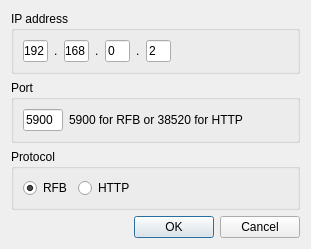
<?xml version="1.0" encoding="UTF-8"?>
<ui version="4.0">
 <class>Dialog</class>
 <widget class="QDialog" name="Dialog">
  <property name="geometry">
   <rect>
    <x>0</x>
    <y>0</y>
    <width>311</width>
    <height>236</height>
   </rect>
  </property>
  <property name="windowTitle">
   <string>Dialog</string>
  </property>
  <layout class="QVBoxLayout" name="verticalLayout">
   <item>
    <widget class="QGroupBox" name="groupBox_2">
     <property name="title">
      <string>IP address</string>
     </property>
     <layout class="QHBoxLayout" name="horizontalLayout_3">
      <item>
       <widget class="QLineEdit" name="ip_3">
        <property name="enabled">
         <bool>true</bool>
        </property>
        <property name="sizePolicy">
         <sizepolicy hsizetype="Fixed" vsizetype="Fixed">
          <horstretch>0</horstretch>
          <verstretch>0</verstretch>
         </sizepolicy>
        </property>
        <property name="maximumSize">
         <size>
          <width>25</width>
          <height>16777215</height>
         </size>
        </property>
        <property name="text">
         <string>192</string>
        </property>
        <property name="maxLength">
         <number>3</number>
        </property>
       </widget>
      </item>
      <item>
       <widget class="QLabel" name="label">
        <property name="text">
         <string>.</string>
        </property>
       </widget>
      </item>
      <item>
       <widget class="QLineEdit" name="ip_2">
        <property name="maximumSize">
         <size>
          <width>25</width>
          <height>16777215</height>
         </size>
        </property>
        <property name="text">
         <string>168</string>
        </property>
        <property name="maxLength">
         <number>3</number>
        </property>
       </widget>
      </item>
      <item>
       <widget class="QLabel" name="label_2">
        <property name="text">
         <string>.</string>
        </property>
       </widget>
      </item>
      <item>
       <widget class="QLineEdit" name="ip_1">
        <property name="maximumSize">
         <size>
          <width>25</width>
          <height>16777215</height>
         </size>
        </property>
        <property name="text">
         <string>0</string>
        </property>
        <property name="maxLength">
         <number>3</number>
        </property>
       </widget>
      </item>
      <item>
       <widget class="QLabel" name="label_3">
        <property name="text">
         <string>.</string>
        </property>
       </widget>
      </item>
      <item>
       <widget class="QLineEdit" name="ip_0">
        <property name="maximumSize">
         <size>
          <width>25</width>
          <height>16777215</height>
         </size>
        </property>
        <property name="text">
         <string>2</string>
        </property>
        <property name="maxLength">
         <number>3</number>
        </property>
       </widget>
      </item>
      <item>
       <spacer name="horizontalSpacer_4">
        <property name="orientation">
         <enum>Qt::Horizontal</enum>
        </property>
        <property name="sizeHint" stdset="0">
         <size>
          <width>40</width>
          <height>20</height>
         </size>
        </property>
       </spacer>
      </item>
      <item>
       <spacer name="horizontalSpacer_3">
        <property name="orientation">
         <enum>Qt::Horizontal</enum>
        </property>
        <property name="sizeHint" stdset="0">
         <size>
          <width>40</width>
          <height>20</height>
         </size>
        </property>
       </spacer>
      </item>
     </layout>
    </widget>
   </item>
   <item>
    <widget class="QGroupBox" name="groupBox_3">
     <property name="title">
      <string>Port</string>
     </property>
     <layout class="QHBoxLayout" name="horizontalLayout_2">
      <item>
       <widget class="QLineEdit" name="port">
        <property name="maximumSize">
         <size>
          <width>40</width>
          <height>16777215</height>
         </size>
        </property>
        <property name="text">
         <string>5900</string>
        </property>
        <property name="maxLength">
         <number>5</number>
        </property>
       </widget>
      </item>
      <item>
       <widget class="QLabel" name="label_4">
        <property name="text">
         <string>5900 for RFB or 38520 for HTTP</string>
        </property>
       </widget>
      </item>
      <item>
       <spacer name="horizontalSpacer_2">
        <property name="orientation">
         <enum>Qt::Horizontal</enum>
        </property>
        <property name="sizeHint" stdset="0">
         <size>
          <width>40</width>
          <height>20</height>
         </size>
        </property>
       </spacer>
      </item>
     </layout>
    </widget>
   </item>
   <item>
    <widget class="QGroupBox" name="groupBox">
     <property name="title">
      <string>Protocol</string>
     </property>
     <layout class="QHBoxLayout" name="horizontalLayout">
      <item>
       <widget class="QRadioButton" name="rfb">
        <property name="text">
         <string>RFB</string>
        </property>
        <property name="checked">
         <bool>true</bool>
        </property>
       </widget>
      </item>
      <item>
       <widget class="QRadioButton" name="http">
        <property name="text">
         <string>HTTP</string>
        </property>
       </widget>
      </item>
      <item>
       <spacer name="horizontalSpacer">
        <property name="orientation">
         <enum>Qt::Horizontal</enum>
        </property>
        <property name="sizeHint" stdset="0">
         <size>
          <width>40</width>
          <height>20</height>
         </size>
        </property>
       </spacer>
      </item>
     </layout>
    </widget>
   </item>
   <item>
    <spacer name="verticalSpacer">
     <property name="orientation">
      <enum>Qt::Vertical</enum>
     </property>
     <property name="sizeHint" stdset="0">
      <size>
       <width>20</width>
       <height>40</height>
      </size>
     </property>
    </spacer>
   </item>
   <item>
    <widget class="QDialogButtonBox" name="buttonBox">
     <property name="orientation">
      <enum>Qt::Horizontal</enum>
     </property>
     <property name="standardButtons">
      <set>QDialogButtonBox::Cancel|QDialogButtonBox::Ok</set>
     </property>
    </widget>
   </item>
  </layout>
 </widget>
 <tabstops>
  <tabstop>ip_3</tabstop>
  <tabstop>ip_2</tabstop>
  <tabstop>ip_1</tabstop>
  <tabstop>ip_0</tabstop>
  <tabstop>port</tabstop>
  <tabstop>rfb</tabstop>
  <tabstop>http</tabstop>
 </tabstops>
 <resources/>
 <connections>
  <connection>
   <sender>buttonBox</sender>
   <signal>accepted()</signal>
   <receiver>Dialog</receiver>
   <slot>accept()</slot>
   <hints>
    <hint type="sourcelabel">
     <x>248</x>
     <y>254</y>
    </hint>
    <hint type="destinationlabel">
     <x>157</x>
     <y>274</y>
    </hint>
   </hints>
  </connection>
  <connection>
   <sender>buttonBox</sender>
   <signal>rejected()</signal>
   <receiver>Dialog</receiver>
   <slot>reject()</slot>
   <hints>
    <hint type="sourcelabel">
     <x>316</x>
     <y>260</y>
    </hint>
    <hint type="destinationlabel">
     <x>286</x>
     <y>274</y>
    </hint>
   </hints>
  </connection>
 </connections>
</ui>
